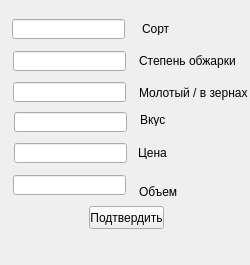
<?xml version="1.0" encoding="UTF-8"?>
<ui version="4.0">
 <class>Form</class>
 <widget class="QWidget" name="Form">
  <property name="geometry">
   <rect>
    <x>0</x>
    <y>0</y>
    <width>250</width>
    <height>265</height>
   </rect>
  </property>
  <property name="windowTitle">
   <string>Form</string>
  </property>
  <widget class="QLineEdit" name="lineEdit">
   <property name="geometry">
    <rect>
     <x>12</x>
     <y>19</y>
     <width>113</width>
     <height>20</height>
    </rect>
   </property>
  </widget>
  <widget class="QLineEdit" name="lineEdit_2">
   <property name="geometry">
    <rect>
     <x>13</x>
     <y>51</y>
     <width>113</width>
     <height>20</height>
    </rect>
   </property>
  </widget>
  <widget class="QLineEdit" name="lineEdit_3">
   <property name="geometry">
    <rect>
     <x>13</x>
     <y>82</y>
     <width>113</width>
     <height>20</height>
    </rect>
   </property>
  </widget>
  <widget class="QLineEdit" name="lineEdit_4">
   <property name="geometry">
    <rect>
     <x>14</x>
     <y>112</y>
     <width>113</width>
     <height>20</height>
    </rect>
   </property>
  </widget>
  <widget class="QLineEdit" name="lineEdit_5">
   <property name="geometry">
    <rect>
     <x>14</x>
     <y>143</y>
     <width>113</width>
     <height>20</height>
    </rect>
   </property>
  </widget>
  <widget class="QLineEdit" name="lineEdit_6">
   <property name="geometry">
    <rect>
     <x>13</x>
     <y>175</y>
     <width>113</width>
     <height>20</height>
    </rect>
   </property>
  </widget>
  <widget class="QLabel" name="label">
   <property name="geometry">
    <rect>
     <x>138</x>
     <y>146</y>
     <width>47</width>
     <height>13</height>
    </rect>
   </property>
   <property name="text">
    <string>Цена</string>
   </property>
  </widget>
  <widget class="QLabel" name="label_2">
   <property name="geometry">
    <rect>
     <x>142</x>
     <y>22</y>
     <width>47</width>
     <height>13</height>
    </rect>
   </property>
   <property name="text">
    <string>Сорт</string>
   </property>
  </widget>
  <widget class="QLabel" name="label_3">
   <property name="geometry">
    <rect>
     <x>139</x>
     <y>53</y>
     <width>103</width>
     <height>16</height>
    </rect>
   </property>
   <property name="text">
    <string>Степень обжарки</string>
   </property>
  </widget>
  <widget class="QLabel" name="label_4">
   <property name="geometry">
    <rect>
     <x>139</x>
     <y>85</y>
     <width>116</width>
     <height>16</height>
    </rect>
   </property>
   <property name="text">
    <string>Молотый / в зернах</string>
   </property>
  </widget>
  <widget class="QLabel" name="label_6">
   <property name="geometry">
    <rect>
     <x>139</x>
     <y>185</y>
     <width>47</width>
     <height>13</height>
    </rect>
   </property>
   <property name="text">
    <string>Объем</string>
   </property>
  </widget>
  <widget class="QLabel" name="label_5">
   <property name="geometry">
    <rect>
     <x>140</x>
     <y>113</y>
     <width>47</width>
     <height>13</height>
    </rect>
   </property>
   <property name="text">
    <string>Вкус</string>
   </property>
  </widget>
  <widget class="QPushButton" name="button">
   <property name="geometry">
    <rect>
     <x>89</x>
     <y>206</y>
     <width>75</width>
     <height>23</height>
    </rect>
   </property>
   <property name="text">
    <string>Подтвердить</string>
   </property>
  </widget>
  <widget class="QLabel" name="label_7">
   <property name="geometry">
    <rect>
     <x>11</x>
     <y>243</y>
     <width>157</width>
     <height>16</height>
    </rect>
   </property>
   <property name="text">
    <string/>
   </property>
  </widget>
 </widget>
 <resources/>
 <connections/>
</ui>
